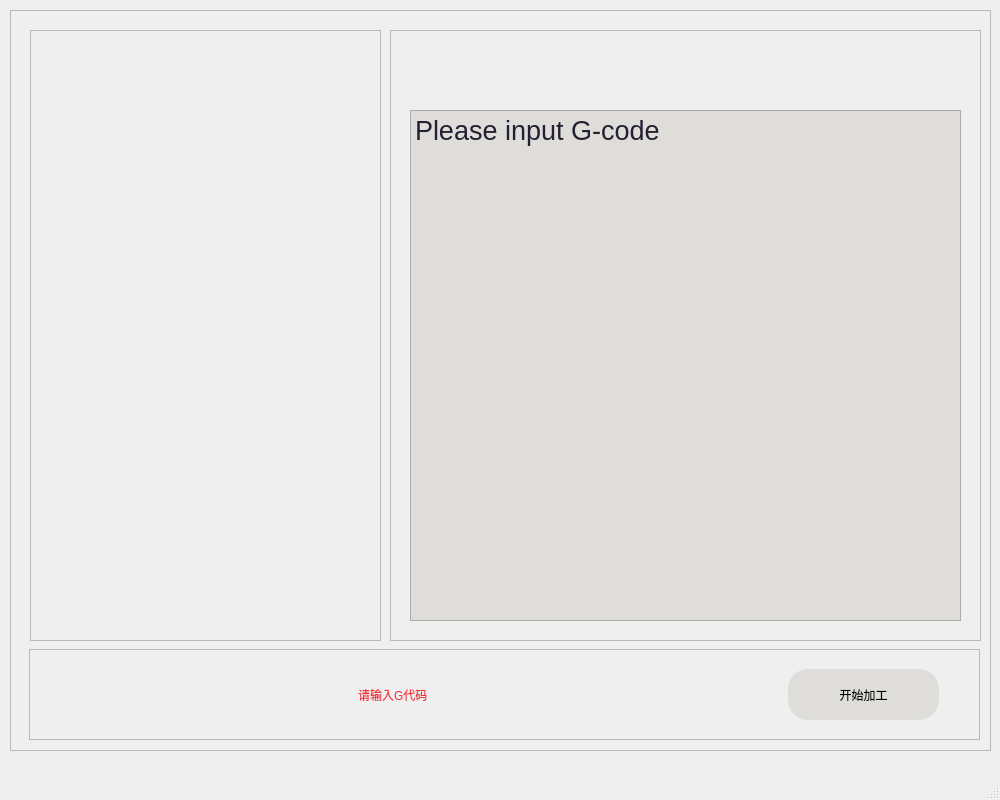
<?xml version="1.0" encoding="UTF-8"?>
<ui version="4.0">
 <class>MainWindow</class>
 <widget class="QMainWindow" name="MainWindow">
  <property name="geometry">
   <rect>
    <x>0</x>
    <y>0</y>
    <width>1000</width>
    <height>800</height>
   </rect>
  </property>
  <property name="sizePolicy">
   <sizepolicy hsizetype="Preferred" vsizetype="Preferred">
    <horstretch>0</horstretch>
    <verstretch>0</verstretch>
   </sizepolicy>
  </property>
  <property name="windowTitle">
   <string>MainWindow</string>
  </property>
  <widget class="QWidget" name="centralwidget">
   <property name="sizePolicy">
    <sizepolicy hsizetype="Expanding" vsizetype="Preferred">
     <horstretch>0</horstretch>
     <verstretch>0</verstretch>
    </sizepolicy>
   </property>
   <widget class="QFrame" name="frame">
    <property name="geometry">
     <rect>
      <x>10</x>
      <y>10</y>
      <width>981</width>
      <height>741</height>
     </rect>
    </property>
    <property name="frameShape">
     <enum>QFrame::StyledPanel</enum>
    </property>
    <property name="frameShadow">
     <enum>QFrame::Raised</enum>
    </property>
    <widget class="QFrame" name="frame_code">
     <property name="geometry">
      <rect>
       <x>380</x>
       <y>20</y>
       <width>591</width>
       <height>611</height>
      </rect>
     </property>
     <property name="frameShape">
      <enum>QFrame::StyledPanel</enum>
     </property>
     <property name="frameShadow">
      <enum>QFrame::Raised</enum>
     </property>
     <widget class="QTextEdit" name="textEdit">
      <property name="geometry">
       <rect>
        <x>20</x>
        <y>80</y>
        <width>551</width>
        <height>511</height>
       </rect>
      </property>
      <property name="styleSheet">
       <string notr="true">.QTextEdit{
	background-color: rgb(222, 221, 218);
	color: rgb(36, 31, 49);
}</string>
      </property>
      <property name="html">
       <string>&lt;!DOCTYPE HTML PUBLIC &quot;-//W3C//DTD HTML 4.0//EN&quot; &quot;http://www.w3.org/TR/REC-html40/strict.dtd&quot;&gt;
&lt;html&gt;&lt;head&gt;&lt;meta name=&quot;qrichtext&quot; content=&quot;1&quot; /&gt;&lt;style type=&quot;text/css&quot;&gt;
p, li { white-space: pre-wrap; }
&lt;/style&gt;&lt;/head&gt;&lt;body style=&quot; font-family:'Noto Sans Brahmi'; font-size:14pt; font-weight:400; font-style:normal;&quot;&gt;
&lt;p style=&quot; margin-top:0px; margin-bottom:0px; margin-left:0px; margin-right:0px; -qt-block-indent:0; text-indent:0px;&quot;&gt;&lt;span style=&quot; font-size:20pt;&quot;&gt;Please input G-code&lt;/span&gt;&lt;/p&gt;&lt;/body&gt;&lt;/html&gt;</string>
      </property>
     </widget>
     <widget class="QStackedWidget" name="stackedWidget_3">
      <property name="geometry">
       <rect>
        <x>30</x>
        <y>10</y>
        <width>521</width>
        <height>61</height>
       </rect>
      </property>
      <property name="currentIndex">
       <number>0</number>
      </property>
      <widget class="QWidget" name="page_7"/>
      <widget class="QWidget" name="page_9">
       <widget class="QLabel" name="label_right">
        <property name="geometry">
         <rect>
          <x>210</x>
          <y>20</y>
          <width>131</width>
          <height>31</height>
         </rect>
        </property>
        <property name="styleSheet">
         <string notr="true">color: rgb(51, 209, 122);
font: 18pt &quot;Noto Sans Brahmi&quot;;</string>
        </property>
        <property name="text">
         <string>正    确</string>
        </property>
       </widget>
      </widget>
      <widget class="QWidget" name="page_8">
       <widget class="QLabel" name="label_error">
        <property name="geometry">
         <rect>
          <x>210</x>
          <y>20</y>
          <width>131</width>
          <height>31</height>
         </rect>
        </property>
        <property name="styleSheet">
         <string notr="true">color: rgb(224, 27, 36);
font: 18pt &quot;Noto Sans Brahmi&quot;;</string>
        </property>
        <property name="text">
         <string>错    误</string>
        </property>
       </widget>
      </widget>
     </widget>
    </widget>
    <widget class="QFrame" name="frame_id">
     <property name="geometry">
      <rect>
       <x>20</x>
       <y>20</y>
       <width>351</width>
       <height>611</height>
      </rect>
     </property>
     <property name="frameShape">
      <enum>QFrame::StyledPanel</enum>
     </property>
     <property name="frameShadow">
      <enum>QFrame::Raised</enum>
     </property>
     <widget class="QStackedWidget" name="stackedWidget">
      <property name="geometry">
       <rect>
        <x>10</x>
        <y>20</y>
        <width>331</width>
        <height>581</height>
       </rect>
      </property>
      <property name="styleSheet">
       <string notr="true">.QPushButton{
	border: none;
	font: 14pt &quot;Noto Sans Brahmi&quot;;
	background-color: rgb(246, 245, 244);
}</string>
      </property>
      <property name="currentIndex">
       <number>0</number>
      </property>
      <widget class="QWidget" name="page"/>
      <widget class="QWidget" name="page_2">
       <widget class="QLabel" name="label_4">
        <property name="geometry">
         <rect>
          <x>70</x>
          <y>40</y>
          <width>191</width>
          <height>261</height>
         </rect>
        </property>
        <property name="text">
         <string/>
        </property>
        <property name="pixmap">
         <pixmap resource="Source.qrc">:/pictures/Source/guo.jpg</pixmap>
        </property>
        <property name="scaledContents">
         <bool>true</bool>
        </property>
       </widget>
       <widget class="QWidget" name="formLayoutWidget">
        <property name="geometry">
         <rect>
          <x>40</x>
          <y>340</y>
          <width>251</width>
          <height>231</height>
         </rect>
        </property>
        <layout class="QFormLayout" name="formLayout">
         <item row="1" column="0">
          <widget class="QPushButton" name="pushButton">
           <property name="text">
            <string>姓  名</string>
           </property>
          </widget>
         </item>
         <item row="1" column="1">
          <widget class="QPushButton" name="pushButton_2">
           <property name="text">
            <string>小    郭</string>
           </property>
          </widget>
         </item>
         <item row="3" column="0">
          <widget class="QPushButton" name="pushButton_3">
           <property name="text">
            <string>工  号</string>
           </property>
          </widget>
         </item>
         <item row="3" column="1">
          <widget class="QPushButton" name="pushButton_4">
           <property name="text">
            <string>202215000207</string>
           </property>
          </widget>
         </item>
         <item row="2" column="1">
          <spacer name="verticalSpacer">
           <property name="orientation">
            <enum>Qt::Vertical</enum>
           </property>
           <property name="sizeHint" stdset="0">
            <size>
             <width>20</width>
             <height>40</height>
            </size>
           </property>
          </spacer>
         </item>
         <item row="4" column="1">
          <spacer name="verticalSpacer_2">
           <property name="orientation">
            <enum>Qt::Vertical</enum>
           </property>
           <property name="sizeHint" stdset="0">
            <size>
             <width>20</width>
             <height>40</height>
            </size>
           </property>
          </spacer>
         </item>
         <item row="0" column="0">
          <spacer name="verticalSpacer_3">
           <property name="orientation">
            <enum>Qt::Vertical</enum>
           </property>
           <property name="sizeHint" stdset="0">
            <size>
             <width>20</width>
             <height>40</height>
            </size>
           </property>
          </spacer>
         </item>
        </layout>
       </widget>
      </widget>
      <widget class="QWidget" name="page_10">
       <widget class="QLabel" name="label_6">
        <property name="geometry">
         <rect>
          <x>70</x>
          <y>40</y>
          <width>191</width>
          <height>261</height>
         </rect>
        </property>
        <property name="text">
         <string/>
        </property>
        <property name="pixmap">
         <pixmap resource="Source.qrc">:/pictures/Source/zhang.jpg</pixmap>
        </property>
        <property name="scaledContents">
         <bool>true</bool>
        </property>
       </widget>
       <widget class="QWidget" name="formLayoutWidget_2">
        <property name="geometry">
         <rect>
          <x>40</x>
          <y>340</y>
          <width>251</width>
          <height>231</height>
         </rect>
        </property>
        <layout class="QFormLayout" name="formLayout_2">
         <item row="1" column="0">
          <widget class="QPushButton" name="pushButton_5">
           <property name="text">
            <string>姓  名</string>
           </property>
          </widget>
         </item>
         <item row="1" column="1">
          <widget class="QPushButton" name="pushButton_6">
           <property name="text">
            <string>小    张</string>
           </property>
          </widget>
         </item>
         <item row="3" column="0">
          <widget class="QPushButton" name="pushButton_7">
           <property name="text">
            <string>工  号</string>
           </property>
          </widget>
         </item>
         <item row="3" column="1">
          <widget class="QPushButton" name="pushButton_8">
           <property name="text">
            <string>202201000730</string>
           </property>
          </widget>
         </item>
         <item row="2" column="1">
          <spacer name="verticalSpacer_4">
           <property name="orientation">
            <enum>Qt::Vertical</enum>
           </property>
           <property name="sizeHint" stdset="0">
            <size>
             <width>20</width>
             <height>40</height>
            </size>
           </property>
          </spacer>
         </item>
         <item row="4" column="1">
          <spacer name="verticalSpacer_5">
           <property name="orientation">
            <enum>Qt::Vertical</enum>
           </property>
           <property name="sizeHint" stdset="0">
            <size>
             <width>20</width>
             <height>40</height>
            </size>
           </property>
          </spacer>
         </item>
         <item row="0" column="0">
          <spacer name="verticalSpacer_6">
           <property name="orientation">
            <enum>Qt::Vertical</enum>
           </property>
           <property name="sizeHint" stdset="0">
            <size>
             <width>20</width>
             <height>40</height>
            </size>
           </property>
          </spacer>
         </item>
        </layout>
       </widget>
      </widget>
     </widget>
    </widget>
    <widget class="QFrame" name="frame_cue">
     <property name="geometry">
      <rect>
       <x>19</x>
       <y>639</y>
       <width>951</width>
       <height>91</height>
      </rect>
     </property>
     <property name="frameShape">
      <enum>QFrame::StyledPanel</enum>
     </property>
     <property name="frameShadow">
      <enum>QFrame::Raised</enum>
     </property>
     <widget class="QStackedWidget" name="stackedWidget_2">
      <property name="geometry">
       <rect>
        <x>19</x>
        <y>10</y>
        <width>921</width>
        <height>71</height>
       </rect>
      </property>
      <property name="styleSheet">
       <string notr="true">.QPushButton{
	border-radius: 20px;
	background-color: rgb(222, 221, 218);
}
.QPushButton:pressed{
	padding-top: 3px;
	padding-left: 3px;
}
.QLabel{
	color: rgb(237, 51, 59);
	font: 20pt &quot;Noto Sans Brahmi&quot;;
}</string>
      </property>
      <property name="currentIndex">
       <number>3</number>
      </property>
      <widget class="QWidget" name="page_3">
       <widget class="QLabel" name="label_5">
        <property name="geometry">
         <rect>
          <x>70</x>
          <y>10</y>
          <width>631</width>
          <height>51</height>
         </rect>
        </property>
        <property name="text">
         <string>欢迎使用高真实感——三维模拟数控车床实训平台</string>
        </property>
       </widget>
       <widget class="QPushButton" name="Button0">
        <property name="geometry">
         <rect>
          <x>730</x>
          <y>10</y>
          <width>151</width>
          <height>51</height>
         </rect>
        </property>
        <property name="text">
         <string>开    始</string>
        </property>
       </widget>
      </widget>
      <widget class="QWidget" name="page_4">
       <widget class="QLabel" name="label_2">
        <property name="geometry">
         <rect>
          <x>310</x>
          <y>10</y>
          <width>421</width>
          <height>51</height>
         </rect>
        </property>
        <property name="text">
         <string>请检查机床状态</string>
        </property>
       </widget>
       <widget class="QPushButton" name="Button1">
        <property name="geometry">
         <rect>
          <x>740</x>
          <y>10</y>
          <width>151</width>
          <height>51</height>
         </rect>
        </property>
        <property name="text">
         <string>确    定</string>
        </property>
       </widget>
      </widget>
      <widget class="QWidget" name="page_5">
       <widget class="QLabel" name="label">
        <property name="geometry">
         <rect>
          <x>310</x>
          <y>10</y>
          <width>421</width>
          <height>51</height>
         </rect>
        </property>
        <property name="text">
         <string>请安装加工工件</string>
        </property>
       </widget>
       <widget class="QPushButton" name="Button2">
        <property name="geometry">
         <rect>
          <x>739</x>
          <y>10</y>
          <width>151</width>
          <height>51</height>
         </rect>
        </property>
        <property name="text">
         <string>确    定</string>
        </property>
       </widget>
      </widget>
      <widget class="QWidget" name="page_6">
       <widget class="QLabel" name="label_3">
        <property name="geometry">
         <rect>
          <x>310</x>
          <y>10</y>
          <width>421</width>
          <height>51</height>
         </rect>
        </property>
        <property name="text">
         <string>请输入G代码</string>
        </property>
       </widget>
       <widget class="QPushButton" name="Button3">
        <property name="geometry">
         <rect>
          <x>740</x>
          <y>10</y>
          <width>151</width>
          <height>51</height>
         </rect>
        </property>
        <property name="text">
         <string>开始加工</string>
        </property>
       </widget>
      </widget>
     </widget>
    </widget>
   </widget>
  </widget>
  <widget class="QStatusBar" name="statusbar"/>
 </widget>
 <resources>
  <include location="Source.qrc"/>
 </resources>
 <connections/>
</ui>
